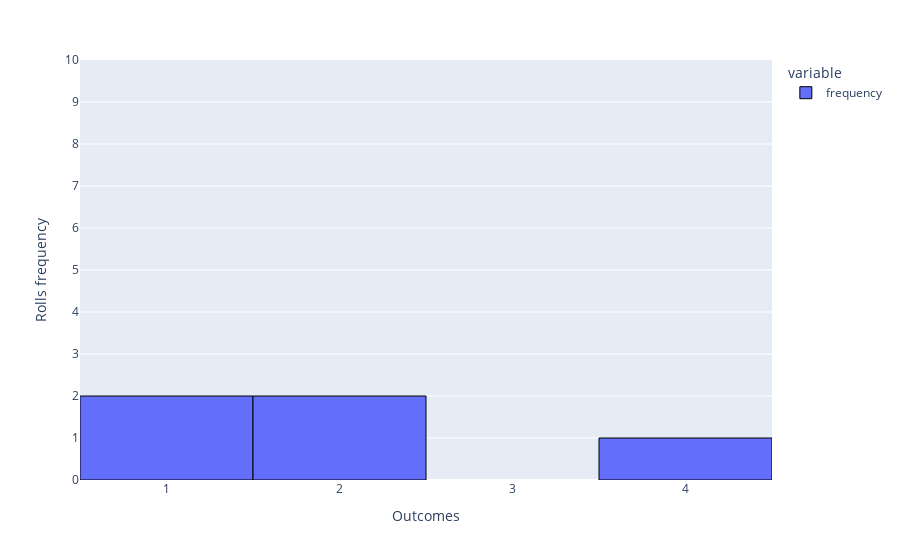

Notebook source saved alongside this figure:
### Code cell
fig = px.histogram(freq_dice_df, nbins=6, labels={'x': 'Outcomes'}, category_orders={'x': [1, 2, 3, 4, 5, 6]})

fig.update_traces(marker=dict(line=dict(color='black', width=1)))

bin_labels = [f'{i+1}' for i in range(6)]
fig.update_xaxes(
    tickmode='array',
    tickvals=list(range(1, 7)),
    ticktext=bin_labels,
    title_text='Outcomes')

fig.update_yaxes(title_text='Rolls frequency', range=(0, 10), 
                tickvals=(0, 1, 2, 3, 4, 5, 6, 7, 8, 9, 10))

### Figure 1 — Plotly figure (JSON) as saved in the notebook; plotly's stock layout.template omitted (floating-point values rounded to 4 significant figures)
{"data": [{"alignmentgroup": "True", "bingroup": "x", "hovertemplate": "variable=frequency<br>value=%{x}<br>count=%{y}<extra></extra>", "legendgroup": "frequency", "marker": {"color": "#636efa", "line": {"color": "black", "width": 1}, "pattern": {"shape": ""}}, "name": "frequency", "nbinsx": 6, "offsetgroup": "frequency", "orientation": "v", "showlegend": true, "type": "histogram", "x": [4, 2, 2, 1, 1], "xaxis": "x", "yaxis": "y"}], "layout": {"barmode": "relative", "legend": {"title": {"text": "variable"}, "tracegroupgap": 0}, "margin": {"t": 60}, "xaxis": {"anchor": "y", "domain": [0, 1], "tickmode": "array", "ticktext": ["1", "2", "3", "4", "5", "6"], "tickvals": [1, 2, 3, 4, 5, 6], "title": {"text": "Outcomes"}}, "yaxis": {"anchor": "x", "domain": [0, 1], "range": [0, 10], "tickvals": [0, 1, 2, 3, 4, 5, 6, 7, 8, 9, 10], "title": {"text": "Rolls frequency"}}}}
